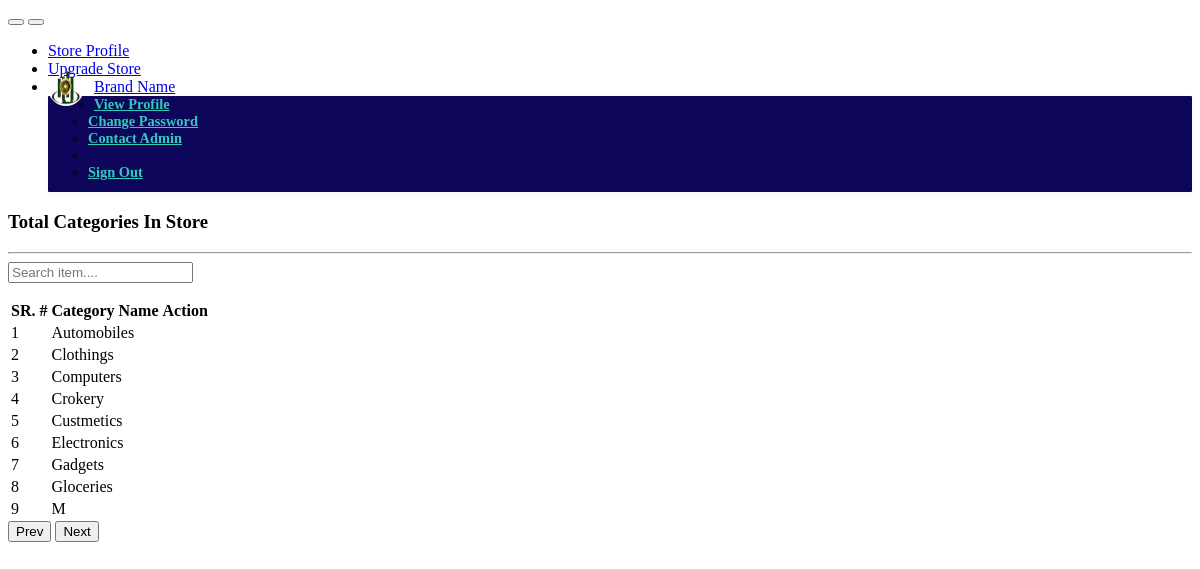
The app's page /admin/categories.php with its own data.
### tables this page shows
CREATE TABLE `main_cat` (
  `cat_id` int(11) NOT NULL,
  `category_name` varchar(150) NOT NULL
);

### admin/includes/function.php (the view, shortened to what this page needs)
<?php
    function view_cat(){
        require './includes/dbconfig.php';
        $stmt = $con->prepare("SELECT * FROM main_cat ORDER bY category_name ASC");
        $stmt->setFetchMode(PDO:: FETCH_ASSOC);
        $stmt->execute();
        $i = 1;
        while($row = $stmt->fetch()):
        echo "
        <tr>
        <td>".$i++."</td>
        <td>".$row['category_name']."</td>
        <td class='td-actions '>
            <a href=''><i class='fa fa-edit p-1 m-1 bg-success text-white'></i></a>
            <a href=''><i class='fa fa-times p-1 m-1 bg-danger text-white'></i></a>
        </td>
        </tr>
        ";
        endwhile;
    }
?>

### admin/categories.php
<?php require './includes/function.php' ?>
<div class="content">
<?php require './includes/nav.php' ?>
	<div class="bodyRight">
	<div class="container-main bodyRight show">
	<div class="card p-4">
	<div class="header">
            <div class="row">
                <div class="col-md-12 text-center">
                    <h3 class = "title">Total Categories In Store</h3><hr>
                </div>
            </div>
			<?php require "./includes/search_item.php" ?>
		</div>
		<div class="content table-responsive table-full-width">
			<table class="table table-hover table-bordered">
			<tr class = "info">
					<th>SR. #</th>
					<th>Category Name</th>
					<th>Action</th>
				</tr>
				<tbody>
					<?php view_cat(); ?>
				</tbody>
			</table>
			<?php require './includes/pagination_l.php' ?>
		</div>
	</div>
</div>
	</div>
</div>

### admin/includes/nav.php (shortened to what this page needs)
<nav class="navbar navbar-expand-lg navbar-light">
	<div class="container">
		<button type="button" id="sidebarCollapse" class="btn btn-info btn-collapse">
		</button>
		<button class="navbar-toggler btn btn-info btn-collapse" type="button" data-toggle="collapse" data-target="#nvbCollapse" aria-controls="nvbCollapse">
		</button>
		<div class="collapse navbar-collapse" id="nvbCollapse">
			<ul class="navbar-nav ml-auto">
				<li class="nav-item pl-1">
					<a class="nav-link" href="#"><i class="fa fa-home fa-fw mr-1"></i>Store Profile</a>
				</li>
				<li class="nav-item pl-1">
					<a class="nav-link" href="#"><i class="fa fa-level-up fa-fw mr-1"></i>Upgrade Store</a>
				</li>
				<li class="nav-item pl-1 dropdown">
					<a href="#" data-toggle="dropdown" class="nav-link dropdown-toggle user-action"><img src="images\Untitled-1.jpg" class="avatar" alt="Avatar"> Brand Name</a>
					<ul class="dropdown-menu">
						<li><a href="#" class="nav-link"><i class="fa fa-user-o"></i>View Profile</a></li>
						<li><a href="#" class="nav-link"><i class="fa fa-calendar-o"></i> Change Password</a></li>
						<li><a href="#" class="nav-link"><i class="fa fa-sliders"></i>Contact Admin</a></li>
						<li class="divider dropdown-divider"></li>
						<li><a class="nav-link" href="#"><i class="fa fa-sign-in fa-fw mr-1"></i>Sign Out</a></li>
					</ul>
				</li>
			</ul>
		</div>
	</div>
</nav>

### admin/includes/search_item.php
<form class="pull-right bg-white pl-5">
	<div class="row">
		<div class="">
			<div class="form-group">
				<input type="text" placeholder = "Search item...." class = "form-control">
			</div>
		</div>
	</div>
</form>

### admin/includes/pagination_l.php
<form action="" class = "pull-left pl-5">
<div class="row bg-white">
	<div class="col-md-12">
		<button><span  class="fa fa-angle-double-left fa-1x mr-2"></span>Prev</button>
		<button>Next<span  class="fa fa-angle-double-right fa-1x ml-2"></span></button>
	</div>
</div>
</form>

### admin/includes/nav.php (style rules this page uses)
.nav-link img { border-radius: 50%; width: 36px; height: 36px; margin: -8px 0; float: left; margin-right: 10px; }
.dropdown-menu { padding-top: 0%; padding-bottom: 1%; border: none; font-weight: bold; background: #0d065a !important; font-size: .9rem; transition: .5s; }
.dropdown-menu a { color: #33cabb !important; }
.navbar .dropdown-menu { border-radius: 1px; border-color: #e5e5e5; box-shadow: 0 2px 8px rgba(0,0,0,.05); }

### records on screen
main_cat: category_name "Automobiles"
main_cat: category_name "Clothings"
main_cat: category_name "Computers"
main_cat: category_name "Crokery"
main_cat: category_name "Custmetics"
main_cat: category_name "Electronics"
main_cat: category_name "Gadgets"
main_cat: category_name "Gloceries"
main_cat: category_name "M"
